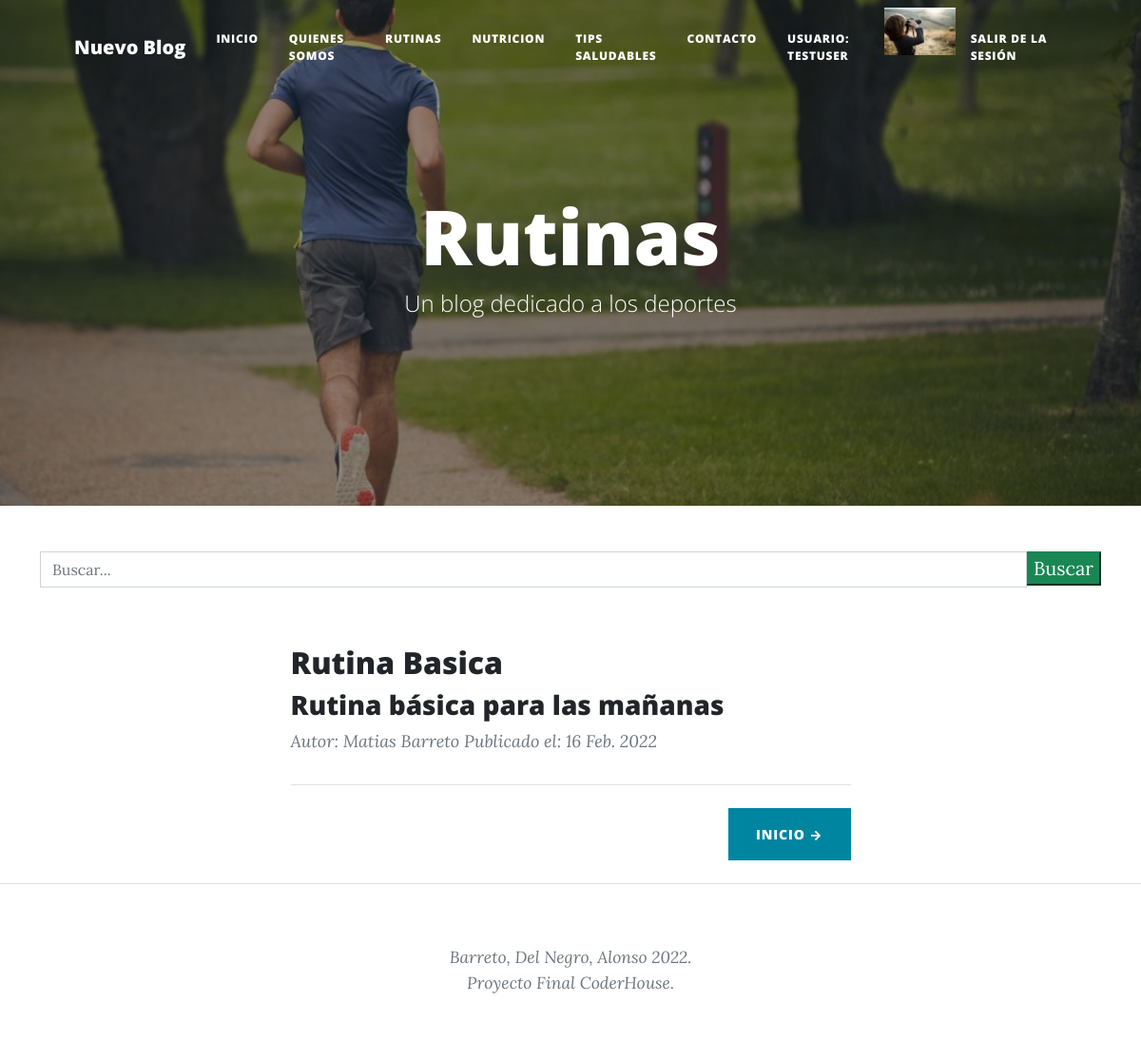
/rutinas (signed in), run on an earlier commit of the app's database.
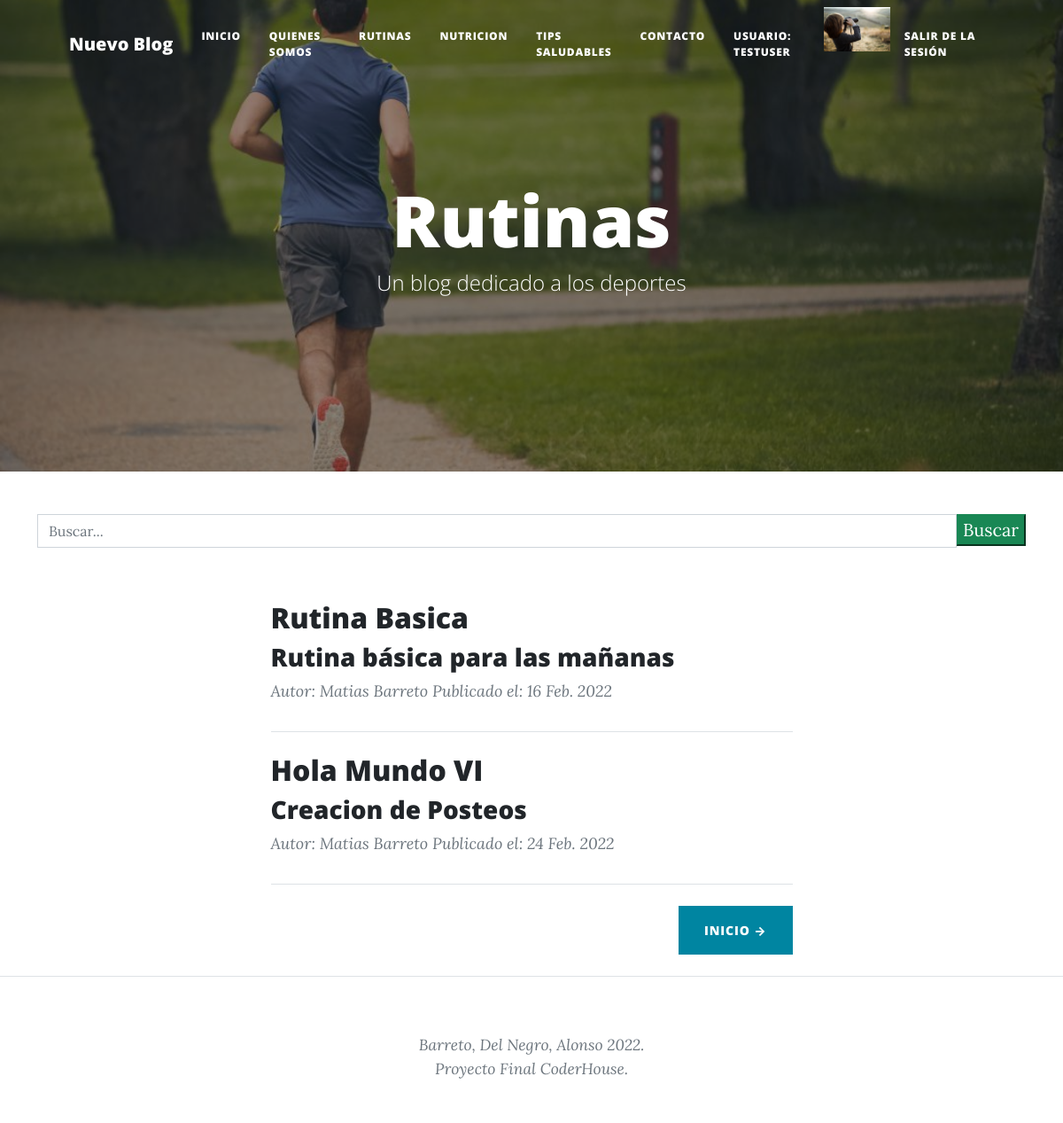
And on a later commit of the database.
### app_blog/models.py (models this page shows, shortened)
class Post(Model):
    id = models.AutoField(primary_key = True)
    titulo = models.CharField('Título', max_length = 100, blank = False, null = False)
    autor = models.ForeignKey(Autor, on_delete = models.CASCADE)
    categoria = models.ForeignKey(Categoria, on_delete=models.CASCADE)
    descripcion = models.CharField('Descripción', max_length=255, blank=False, null=False)
    contenido = RichTextField()
    imagen = models.URLField('Imagen', max_length=400, blank=False, null=False)
    slug = models.SlugField('Slug', max_length = 100, blank = False, null = False)
    estado = models.BooleanField('Publicado/No Publicado', default = True)
    fecha_creacion = models.DateField('Fecha de Creación', auto_now = False, auto_now_add = True)
    class Meta:
        verbose_name = 'Post'
        verbose_name_plural = "Posts"

class Autor(Model):
    id = models.AutoField(primary_key = True)
    nombre = models.CharField('Nombre', max_length = 255, null = False, blank = False)
    apellido = models.CharField('Apellido', max_length = 255, null = False, blank = False)
    twitter = models.URLField('Twitter', null = True, blank = True)
    web = models.URLField('Web Site', null = True, blank = True)
    email = models.EmailField ('E-mail', null = False, blank = False)
    estado = models.BooleanField('Autor Activo/Autor Inactivo', default = True)
    fecha_creacion = models.DateField('Fecha de Creación', auto_now = False, auto_now_add = True)
    class Meta:
        verbose_name = 'Autor'
        verbose_name_plural = 'Autores'
    def __str__(self):
        return f'Autor: {self.nombre} {self.apellido}'

### app_blog/views.py (the view, shortened to what this page needs)
# urls.py: path('rutinas', login_required(rutinas), name='rutinas'),
def rutinas(request):
    queryset = request.GET.get("buscar")
    post = Post.objects.filter(
        estado=True,
        categoria=Categoria.objects.get(nombre__iexact='Rutinas')
    )
    avatares = Avatar.objects.filter(user=request.user.id)
    if avatares:
        avatar_url = avatares.last().imagen.url
    else:
        avatar_url = ''
    return render(request, 'rutinas.html', {'avatar_url': avatar_url,'post': post})

### templates/rutinas.html (shortened to what this page needs)
{% extends "padre.html" %}
{% load static %}
{% block titulos_secciones %}
Rutinas
{% endblock titulos_secciones %}
{% block imagen_header %}
{% static 'app_blog/assets/img/rutinas.jpg' %}
{% endblock imagen_header %}
{% block boton %}
<div class="d-flex justify-content-end mb-4"><a class="btn btn-primary text-uppercase" href="{% url 'index' %}">Inicio →</a></div>
{% endblock boton %}

### templates/padre.html (shortened to what the changed rows need)
<!DOCTYPE html>
<html lang="es">
{% load static %}
    <head>
        <link href="{% static 'app_blog/css/styles.css' %}" rel="stylesheet" />
    </head>
    <body>
        {% block header %}
        <header class="masthead" style="background-image: url({% block imagen_header %}{% static 'app_blog/assets/img/index.jpg' %}{% endblock imagen_header %})">
            <div class="container position-relative px-4 px-lg-5">
                <div class="row gx-4 gx-lg-5 justify-content-center">
                    <div class="col-md-10 col-lg-8 col-xl-7">
                        <div class="site-heading">
                            <h1>{% block titulos_secciones %}Nuevo Blog{% endblock titulos_secciones %}</h1>
                        </div>
                    </div>
                </div>
            </div>
        </header>
        {% endblock header %}
<br>
<br>
        <div class="container px-4 px-lg-5">
            <div class="row gx-4 gx-lg-5 justify-content-center">
                <div class="col-md-10 col-lg-8 col-xl-7">
                    {% block contenido %}
                    {% if post %}
                        {% for p in post %}
                            <div class="post-preview">
                                    <h2 class="post-title">{{p.titulo}}</h2>
                                    <h3 class="post-subtitle">{{p.descripcion}}</h3>
                                <p class="post-meta">
                                    {{p.autor}}
                                    Publicado el: {{p.fecha_creacion}}
                                </p>
                            </div>
                            <hr class="my-4" />
                        {% endfor %}
                    {% else %}
                        <h3>No existen posteos registrados en esta categoria.</h3>
                    {% endif %}
                    {% endblock contenido %}
                    {% block boton %}{% endblock boton %}
                </div>
            </div>
        </div>
    </body>
</html>

What changed in the data, as far as the page shows it:
added Post: titulo "Hola Mundo VI", descripcion "Creacion de Posteos", autor "Autor: Matias Barreto", fecha_creacion "24 Feb. 2022"
